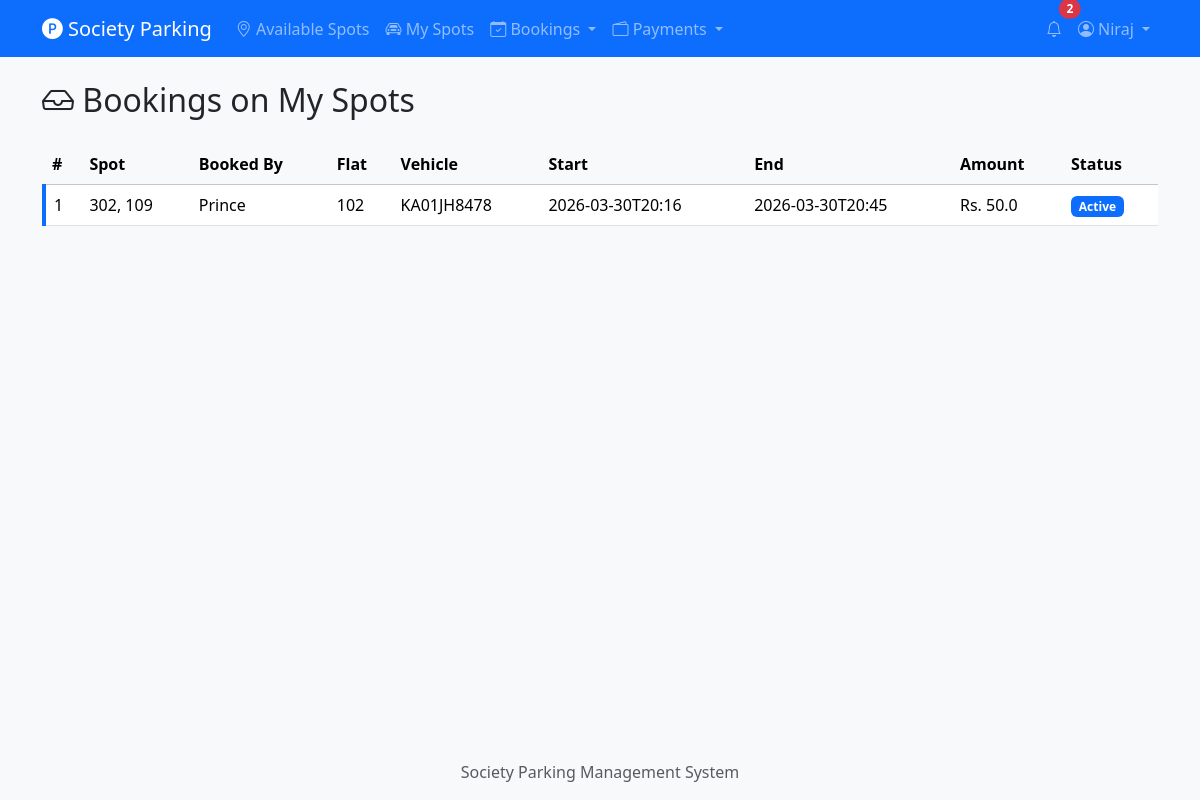
The page /bookings/received (signed in) on the database its author committed.
### tables this page shows
CREATE TABLE users (
    id INTEGER PRIMARY KEY AUTOINCREMENT,
    name TEXT NOT NULL,
    email TEXT UNIQUE NOT NULL,
    password_hash TEXT NOT NULL,
    flat_number TEXT NOT NULL,
    phone TEXT NOT NULL,
    role TEXT NOT NULL DEFAULT 'resident',
    is_active INTEGER NOT NULL DEFAULT 1,
    created_at TIMESTAMP DEFAULT CURRENT_TIMESTAMP
);

CREATE TABLE bookings (
    id INTEGER PRIMARY KEY AUTOINCREMENT,
    spot_id INTEGER NOT NULL,
    booked_by INTEGER NOT NULL,
    vehicle_number TEXT NOT NULL,
    vehicle_type TEXT NOT NULL DEFAULT 'car',
    start_time TIMESTAMP NOT NULL,
    end_time TIMESTAMP NOT NULL,
    actual_end_time TIMESTAMP,
    total_hours REAL,
    total_amount REAL,
    status TEXT NOT NULL DEFAULT 'active',
    created_at TIMESTAMP DEFAULT CURRENT_TIMESTAMP,
    FOREIGN KEY (spot_id) REFERENCES parking_spots (id),
    FOREIGN KEY (booked_by) REFERENCES users (id)
);

CREATE TABLE parking_spots (
    id INTEGER PRIMARY KEY AUTOINCREMENT,
    owner_id INTEGER NOT NULL,
    spot_number TEXT NOT NULL,
    location_description TEXT,
    is_available INTEGER NOT NULL DEFAULT 1,
    hourly_rate REAL NOT NULL,
    available_from TEXT,
    available_until TEXT,
    created_at TIMESTAMP DEFAULT CURRENT_TIMESTAMP,
    FOREIGN KEY (owner_id) REFERENCES users (id)
);

### routes/bookings.py (the view)
@bookings_bp.route('/bookings/received')
@login_required
def received_bookings():
    bookings = get_bookings_for_spot_owner(current_user.id)
    return render_template('bookings/received.html', bookings=bookings)

### db.py (called while the page is built)
def get_db():
    if 'db' not in g:
        g.db = sqlite3.connect(current_app.config['DATABASE'])
        g.db.row_factory = sqlite3.Row
        g.db.execute("PRAGMA foreign_keys = ON")
    return g.db

### models/booking.py (called while the page is built)
def get_bookings_for_spot_owner(owner_id):
    db = get_db()
    return db.execute(
        """SELECT b.*, ps.spot_number, u.name as booker_name, u.flat_number as booker_flat
           FROM bookings b
           JOIN parking_spots ps ON b.spot_id = ps.id
           JOIN users u ON b.booked_by = u.id
           WHERE ps.owner_id = ?
           ORDER BY b.created_at DESC""",
        (owner_id,)
    ).fetchall()

### models/notification.py (called while the page is built)
def get_unread_count(user_id):
    db = get_db()
    row = db.execute(
        "SELECT COUNT(*) as cnt FROM notifications WHERE user_id = ? AND is_read = 0",
        (user_id,)
    ).fetchone()
    return row['cnt']

### models/user.py (called while the page is built)
def row_to_user(row):
    if row is None:
        return None
    return User(
        id=row['id'], name=row['name'], email=row['email'],
        password_hash=row['password_hash'], flat_number=row['flat_number'],
        phone=row['phone'], role=row['role'], is_active=row['is_active'],
        created_at=row['created_at']
    )

def get_user_by_id(user_id):
    db = get_db()
    row = db.execute("SELECT * FROM users WHERE id = ?", (user_id,)).fetchone()
    return row_to_user(row)

    @property
    def is_active(self):
        return bool(self._is_active)

    @property
    def is_admin(self):
        return self.role == 'admin'

### templates/bookings/received.html (shortened to what this page needs)
{% extends "base.html" %}
{% block content %}
<h2 class="mb-4"><i class="bi bi-inbox"></i> Bookings on My Spots</h2>
{% if bookings %}
<div class="table-responsive">
    <table class="table table-hover">
        <thead class="table-light">
            <tr>
                <th>#</th>
                <th>Spot</th>
                <th>Booked By</th>
                <th>Flat</th>
                <th>Vehicle</th>
                <th>Start</th>
                <th>End</th>
                <th>Amount</th>
                <th>Status</th>
            </tr>
        </thead>
        <tbody>
            {% for b in bookings %}
            <tr class="booking-{{ b['status'] }}">
                <td>{{ b['id'] }}</td>
                <td>{{ b['spot_number'] }}</td>
                <td>{{ b['booker_name'] }}</td>
                <td>{{ b['booker_flat'] }}</td>
                <td>{{ b['vehicle_number'] }}</td>
                <td>{{ b['start_time'][:16] }}</td>
                <td>{{ (b['actual_end_time'] or b['end_time'])[:16] }}</td>
                <td>Rs. {{ b['total_amount'] }}</td>
                <td>
                    {% if b['status'] == 'active' %}
                    <span class="badge bg-primary">Active</span>
                    {% elif b['status'] == 'completed' %}
                    <span class="badge bg-success">Completed</span>
                    {% else %}
                    <span class="badge bg-danger">Cancelled</span>
                    {% endif %}
                </td>
            </tr>
            {% endfor %}
        </tbody>
    </table>
</div>
{% else %}
<div class="empty-state">
    <i class="bi bi-inbox"></i>
    <h4>No bookings received</h4>
    <p>No one has booked your parking spots yet.</p>
</div>
{% endif %}
{% endblock %}

### templates/base.html (shortened to what this page needs)
<!DOCTYPE html>
<html lang="en">
<head>
    <link href="https://cdn.jsdelivr.net/npm/bootstrap@5.3.2/dist/css/bootstrap.min.css" rel="stylesheet">
    <link href="https://cdn.jsdelivr.net/npm/bootstrap-icons@1.11.2/font/bootstrap-icons.css" rel="stylesheet">
    <link href="{{ url_for('static', filename='css/style.css') }}" rel="stylesheet">
</head>
<body>
    <nav class="navbar navbar-expand-lg navbar-dark bg-primary">
        <div class="container">
            <a class="navbar-brand" href="{{ url_for('spots.list_spots') }}">
                <i class="bi bi-p-circle-fill"></i> Society Parking
            </a>
            <div class="collapse navbar-collapse" id="navbarNav">
                <ul class="navbar-nav me-auto">
                    <li class="nav-item">
                        <a class="nav-link" href="{{ url_for('spots.list_spots') }}">
                            <i class="bi bi-geo-alt"></i> Available Spots
                        </a>
                    </li>
                    {% if current_user.is_authenticated %}
                    <li class="nav-item">
                        <a class="nav-link" href="{{ url_for('spots.my_spots') }}">
                            <i class="bi bi-car-front"></i> My Spots
                        </a>
                    </li>
                    <li class="nav-item dropdown">
                        <a class="nav-link dropdown-toggle" href="#" role="button" data-bs-toggle="dropdown">
                            <i class="bi bi-calendar-check"></i> Bookings
                        </a>
                    </li>
                    <li class="nav-item dropdown">
                        <a class="nav-link dropdown-toggle" href="#" role="button" data-bs-toggle="dropdown">
                            <i class="bi bi-wallet2"></i> Payments
                        </a>
                    </li>
                    {% endif %}
                </ul>
                <ul class="navbar-nav">
                    {% if current_user.is_authenticated %}
                    <li class="nav-item">
                        <a class="nav-link position-relative" href="{{ url_for('notifications.list_notifications') }}">
                            <i class="bi bi-bell"></i>
                            {% if unread_notification_count > 0 %}
                            <span class="position-absolute top-0 start-100 translate-middle badge rounded-pill bg-danger">
                                {{ unread_notification_count }}
                            </span>
                            {% endif %}
                        </a>
                    </li>
                    <li class="nav-item dropdown">
                        <a class="nav-link dropdown-toggle" href="#" role="button" data-bs-toggle="dropdown">
                            <i class="bi bi-person-circle"></i> {{ current_user.name }}
                        </a>
                    </li>
                    {% endif %}
                </ul>
            </div>
        </div>
    </nav>
    <div class="container mt-4">
        {% block content %}{% endblock %}
    </div>
    <footer class="mt-5 py-3 bg-light text-center text-muted">
        <div class="container">
            Society Parking Management System
        </div>
    </footer>
</body>
</html>

### static/css/style.css (style rules this page uses)
body { min-height: 100vh; display: flex; flex-direction: column; background-color: #f8f9fa; }
.container.mt-4 { flex: 1; }
.booking-active { border-left: 4px solid #0d6efd; }
.navbar-brand i { font-size: 1.3rem; }
.table th { font-weight: 600; white-space: nowrap; }

### rows shown on the page
users: name "Niraj"
bookings: id "1", spot_number "302, 109", booker_name "Prince", booker_flat "102", vehicle_number "KA01JH8478", start_time "2026-03-30T20:16", end_time "2026-03-30T20:45", total_amount "50.0", status "Active"

### other values the page prints
{{ unread_notification_count }} "2"
